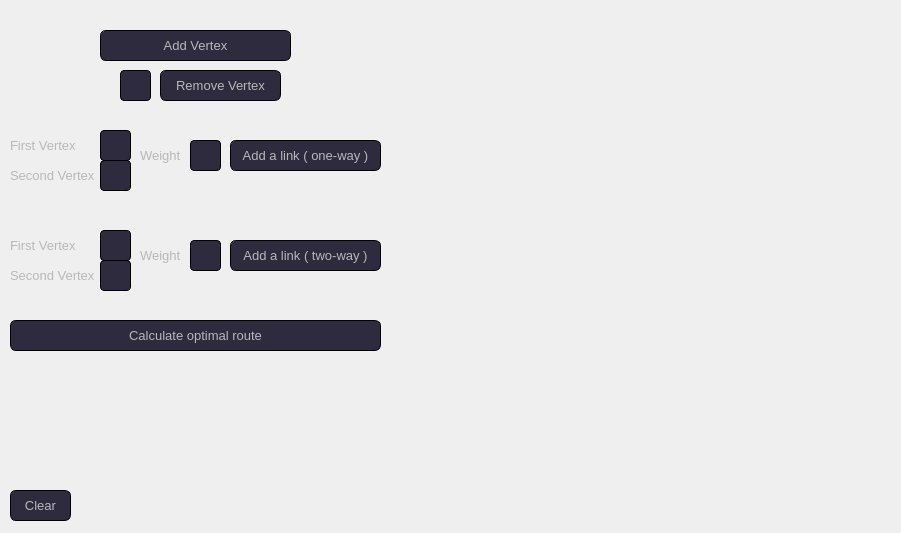
<?xml version="1.0" encoding="UTF-8"?>
<ui version="4.0">
 <class>TSP</class>
 <widget class="QMainWindow" name="TSP">
  <property name="geometry">
   <rect>
    <x>0</x>
    <y>0</y>
    <width>901</width>
    <height>533</height>
   </rect>
  </property>
  <property name="windowTitle">
   <string>Travelling Salesman</string>
  </property>
  <property name="styleSheet">
   <string notr="true">.TSP {
	background: rgb(49, 45, 66);
}

.QPushButton {
	color:rgb(184, 184, 184);
	background: #2e2b3f;
	border-style: outset;
	border-radius: 6px;
	border-color: rgb(0, 0, 0);
	border-width: 1px 1px 1px 1px;
}

.QLineEdit {
	color:rgb(184, 184, 184);
	background: #2e2b3f;
	border-style: outset;
	border-radius: 4px;
	border-width: 1px 1px 1px 1px;
}

.QLabel {
	color:rgb(184, 184, 184);
}

.QVBoxLayout {
	background: rgb(49, 45, 66);
}
</string>
  </property>
  <widget class="QWidget" name="centralwidget">
   <widget class="QWidget" name="verticalLayoutWidget">
    <property name="geometry">
     <rect>
      <x>390</x>
      <y>10</y>
      <width>501</width>
      <height>511</height>
     </rect>
    </property>
    <layout class="QVBoxLayout" name="verticalLayout"/>
   </widget>
   <widget class="QPushButton" name="addTopButton">
    <property name="geometry">
     <rect>
      <x>100</x>
      <y>30</y>
      <width>191</width>
      <height>31</height>
     </rect>
    </property>
    <property name="font">
     <font>
      <pointsize>10</pointsize>
     </font>
    </property>
    <property name="styleSheet">
     <string notr="true"/>
    </property>
    <property name="text">
     <string>Add Vertex</string>
    </property>
   </widget>
   <widget class="QPushButton" name="delTopButton">
    <property name="geometry">
     <rect>
      <x>160</x>
      <y>70</y>
      <width>121</width>
      <height>31</height>
     </rect>
    </property>
    <property name="font">
     <font>
      <pointsize>10</pointsize>
     </font>
    </property>
    <property name="styleSheet">
     <string notr="true"/>
    </property>
    <property name="text">
     <string>Remove Vertex</string>
    </property>
   </widget>
   <widget class="QPushButton" name="addOneWayEdgeButton">
    <property name="geometry">
     <rect>
      <x>230</x>
      <y>140</y>
      <width>151</width>
      <height>31</height>
     </rect>
    </property>
    <property name="font">
     <font>
      <pointsize>10</pointsize>
     </font>
    </property>
    <property name="styleSheet">
     <string notr="true"/>
    </property>
    <property name="text">
     <string>Add a link ( one-way )</string>
    </property>
   </widget>
   <widget class="QPushButton" name="addTwoWayEdgeButton">
    <property name="geometry">
     <rect>
      <x>230</x>
      <y>240</y>
      <width>151</width>
      <height>31</height>
     </rect>
    </property>
    <property name="font">
     <font>
      <pointsize>10</pointsize>
     </font>
    </property>
    <property name="styleSheet">
     <string notr="true"/>
    </property>
    <property name="text">
     <string>Add a link ( two-way )</string>
    </property>
   </widget>
   <widget class="QPushButton" name="calculateRouteButton">
    <property name="geometry">
     <rect>
      <x>10</x>
      <y>320</y>
      <width>371</width>
      <height>31</height>
     </rect>
    </property>
    <property name="font">
     <font>
      <pointsize>10</pointsize>
     </font>
    </property>
    <property name="styleSheet">
     <string notr="true"/>
    </property>
    <property name="text">
     <string>Calculate optimal route</string>
    </property>
   </widget>
   <widget class="QLineEdit" name="delTopIndex">
    <property name="geometry">
     <rect>
      <x>120</x>
      <y>70</y>
      <width>31</width>
      <height>31</height>
     </rect>
    </property>
    <property name="font">
     <font>
      <pointsize>10</pointsize>
     </font>
    </property>
    <property name="styleSheet">
     <string notr="true"/>
    </property>
    <property name="text">
     <string/>
    </property>
    <property name="frame">
     <bool>true</bool>
    </property>
    <property name="alignment">
     <set>Qt::AlignCenter</set>
    </property>
    <property name="dragEnabled">
     <bool>false</bool>
    </property>
   </widget>
   <widget class="QLabel" name="addOneWayEdgeFirstTop_2">
    <property name="geometry">
     <rect>
      <x>10</x>
      <y>130</y>
      <width>81</width>
      <height>31</height>
     </rect>
    </property>
    <property name="font">
     <font>
      <pointsize>10</pointsize>
     </font>
    </property>
    <property name="styleSheet">
     <string notr="true"/>
    </property>
    <property name="text">
     <string>First Vertex</string>
    </property>
   </widget>
   <widget class="QLabel" name="addOneWayEdgeSecondTop_2">
    <property name="geometry">
     <rect>
      <x>10</x>
      <y>160</y>
      <width>131</width>
      <height>31</height>
     </rect>
    </property>
    <property name="font">
     <font>
      <pointsize>10</pointsize>
     </font>
    </property>
    <property name="styleSheet">
     <string notr="true"/>
    </property>
    <property name="text">
     <string>Second Vertex</string>
    </property>
   </widget>
   <widget class="QLineEdit" name="addOneWayEdgeFirstTop">
    <property name="geometry">
     <rect>
      <x>100</x>
      <y>130</y>
      <width>31</width>
      <height>31</height>
     </rect>
    </property>
    <property name="font">
     <font>
      <pointsize>10</pointsize>
     </font>
    </property>
    <property name="styleSheet">
     <string notr="true"/>
    </property>
    <property name="text">
     <string/>
    </property>
    <property name="frame">
     <bool>true</bool>
    </property>
    <property name="alignment">
     <set>Qt::AlignCenter</set>
    </property>
    <property name="dragEnabled">
     <bool>false</bool>
    </property>
   </widget>
   <widget class="QLineEdit" name="addOneWayEdgeSecondTop">
    <property name="geometry">
     <rect>
      <x>100</x>
      <y>160</y>
      <width>31</width>
      <height>31</height>
     </rect>
    </property>
    <property name="font">
     <font>
      <pointsize>10</pointsize>
     </font>
    </property>
    <property name="styleSheet">
     <string notr="true"/>
    </property>
    <property name="frame">
     <bool>true</bool>
    </property>
    <property name="alignment">
     <set>Qt::AlignCenter</set>
    </property>
    <property name="dragEnabled">
     <bool>false</bool>
    </property>
   </widget>
   <widget class="QLabel" name="addOneWayWeight_2">
    <property name="geometry">
     <rect>
      <x>140</x>
      <y>140</y>
      <width>81</width>
      <height>31</height>
     </rect>
    </property>
    <property name="font">
     <font>
      <pointsize>10</pointsize>
     </font>
    </property>
    <property name="styleSheet">
     <string notr="true"/>
    </property>
    <property name="text">
     <string>Weight</string>
    </property>
   </widget>
   <widget class="QLineEdit" name="addOneWayWeight">
    <property name="geometry">
     <rect>
      <x>190</x>
      <y>140</y>
      <width>31</width>
      <height>31</height>
     </rect>
    </property>
    <property name="font">
     <font>
      <pointsize>10</pointsize>
     </font>
    </property>
    <property name="styleSheet">
     <string notr="true"/>
    </property>
    <property name="text">
     <string/>
    </property>
    <property name="frame">
     <bool>true</bool>
    </property>
    <property name="alignment">
     <set>Qt::AlignCenter</set>
    </property>
    <property name="dragEnabled">
     <bool>false</bool>
    </property>
   </widget>
   <widget class="QLabel" name="addTwoWayEdgeFirstTop_2">
    <property name="geometry">
     <rect>
      <x>10</x>
      <y>230</y>
      <width>131</width>
      <height>31</height>
     </rect>
    </property>
    <property name="font">
     <font>
      <pointsize>10</pointsize>
     </font>
    </property>
    <property name="styleSheet">
     <string notr="true"/>
    </property>
    <property name="text">
     <string>First Vertex</string>
    </property>
   </widget>
   <widget class="QLineEdit" name="addTwoWayEdgeFirstTop">
    <property name="geometry">
     <rect>
      <x>100</x>
      <y>230</y>
      <width>31</width>
      <height>31</height>
     </rect>
    </property>
    <property name="font">
     <font>
      <pointsize>10</pointsize>
     </font>
    </property>
    <property name="styleSheet">
     <string notr="true"/>
    </property>
    <property name="text">
     <string/>
    </property>
    <property name="frame">
     <bool>true</bool>
    </property>
    <property name="alignment">
     <set>Qt::AlignCenter</set>
    </property>
    <property name="dragEnabled">
     <bool>false</bool>
    </property>
   </widget>
   <widget class="QLabel" name="addTwoWayEdgeWeight_2">
    <property name="geometry">
     <rect>
      <x>140</x>
      <y>240</y>
      <width>81</width>
      <height>31</height>
     </rect>
    </property>
    <property name="font">
     <font>
      <pointsize>10</pointsize>
     </font>
    </property>
    <property name="styleSheet">
     <string notr="true"/>
    </property>
    <property name="text">
     <string>Weight</string>
    </property>
   </widget>
   <widget class="QLineEdit" name="addTwoWayEdgeWeight">
    <property name="geometry">
     <rect>
      <x>190</x>
      <y>240</y>
      <width>31</width>
      <height>31</height>
     </rect>
    </property>
    <property name="font">
     <font>
      <pointsize>10</pointsize>
     </font>
    </property>
    <property name="styleSheet">
     <string notr="true"/>
    </property>
    <property name="frame">
     <bool>true</bool>
    </property>
    <property name="alignment">
     <set>Qt::AlignCenter</set>
    </property>
    <property name="dragEnabled">
     <bool>false</bool>
    </property>
   </widget>
   <widget class="QLabel" name="addTwoWayEdgeSecondTop_2">
    <property name="geometry">
     <rect>
      <x>10</x>
      <y>260</y>
      <width>131</width>
      <height>31</height>
     </rect>
    </property>
    <property name="font">
     <font>
      <pointsize>10</pointsize>
     </font>
    </property>
    <property name="styleSheet">
     <string notr="true"/>
    </property>
    <property name="text">
     <string>Second Vertex</string>
    </property>
   </widget>
   <widget class="QLineEdit" name="addTwoWayEdgeSecondTop">
    <property name="geometry">
     <rect>
      <x>100</x>
      <y>260</y>
      <width>31</width>
      <height>31</height>
     </rect>
    </property>
    <property name="font">
     <font>
      <pointsize>10</pointsize>
     </font>
    </property>
    <property name="styleSheet">
     <string notr="true"/>
    </property>
    <property name="frame">
     <bool>true</bool>
    </property>
    <property name="alignment">
     <set>Qt::AlignCenter</set>
    </property>
    <property name="dragEnabled">
     <bool>false</bool>
    </property>
   </widget>
   <widget class="QLabel" name="showResult">
    <property name="geometry">
     <rect>
      <x>10</x>
      <y>370</y>
      <width>371</width>
      <height>21</height>
     </rect>
    </property>
    <property name="font">
     <font>
      <pointsize>10</pointsize>
     </font>
    </property>
    <property name="styleSheet">
     <string notr="true"/>
    </property>
    <property name="text">
     <string/>
    </property>
   </widget>
   <widget class="QLabel" name="showPathLength">
    <property name="geometry">
     <rect>
      <x>10</x>
      <y>400</y>
      <width>371</width>
      <height>21</height>
     </rect>
    </property>
    <property name="font">
     <font>
      <pointsize>10</pointsize>
     </font>
    </property>
    <property name="styleSheet">
     <string notr="true"/>
    </property>
    <property name="text">
     <string/>
    </property>
   </widget>
   <widget class="QLabel" name="showErrors">
    <property name="geometry">
     <rect>
      <x>10</x>
      <y>440</y>
      <width>371</width>
      <height>20</height>
     </rect>
    </property>
    <property name="font">
     <font>
      <pointsize>10</pointsize>
     </font>
    </property>
    <property name="styleSheet">
     <string notr="true">color:rgb(217, 0, 4);</string>
    </property>
    <property name="text">
     <string/>
    </property>
   </widget>
   <widget class="QPushButton" name="clearButton">
    <property name="geometry">
     <rect>
      <x>10</x>
      <y>490</y>
      <width>61</width>
      <height>31</height>
     </rect>
    </property>
    <property name="font">
     <font>
      <pointsize>10</pointsize>
     </font>
    </property>
    <property name="styleSheet">
     <string notr="true"/>
    </property>
    <property name="text">
     <string>Clear</string>
    </property>
   </widget>
  </widget>
 </widget>
 <resources/>
 <connections/>
</ui>
